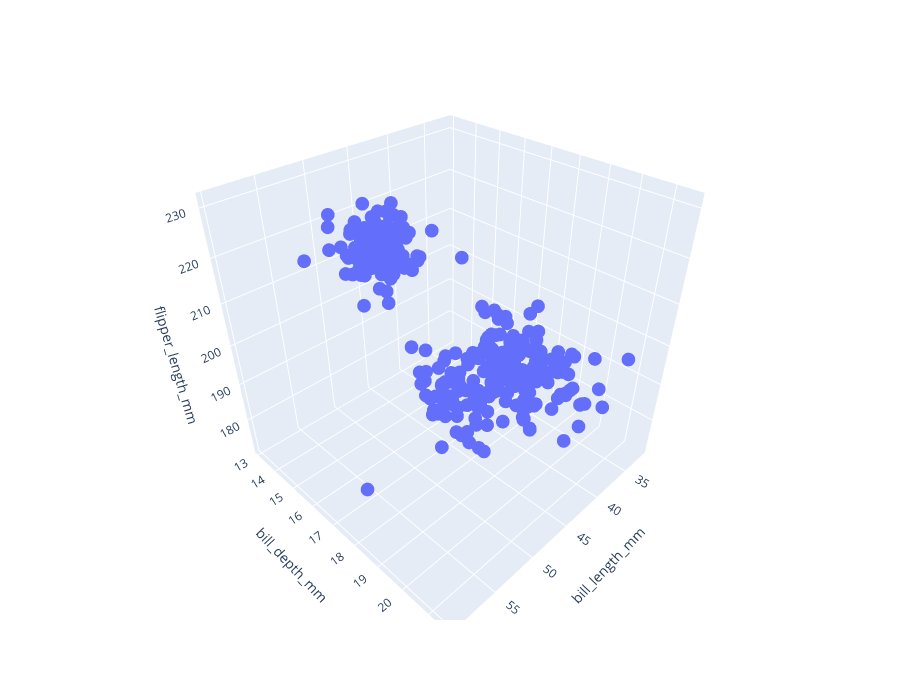

Here is the notebook cell this chart was saved with:
### Markdown cell above
Now visualize the association between our 3 variables.

### Code cell
import plotly.express as px

fig = px.scatter_3d(penguins, x = "bill_length_mm", y = "bill_depth_mm", z = "flipper_length_mm")
fig.update_layout(height=700)

### Figure 1 — Plotly figure (JSON) as saved in the notebook; plotly's stock layout.template omitted (floating-point values rounded to 4 significant figures; data arrays with more than 128 entries replaced by an {"elided": "..."} marker saying what was removed)
{"data": [{"hovertemplate": "bill_length_mm=%{x}<br>bill_depth_mm=%{y}<br>flipper_length_mm=%{z}<extra></extra>", "legendgroup": "", "marker": {"color": "#636efa", "symbol": "circle"}, "mode": "markers", "name": "", "scene": "scene", "showlegend": false, "type": "scatter3d", "x": {"elided": "333 float values"}, "y": {"elided": "333 float values"}, "z": {"elided": "333 int values"}}], "layout": {"height": 700, "legend": {"tracegroupgap": 0}, "margin": {"t": 60}, "scene": {"domain": {"x": [0, 1], "y": [0, 1]}, "xaxis": {"title": {"text": "bill_length_mm"}}, "yaxis": {"title": {"text": "bill_depth_mm"}}, "zaxis": {"title": {"text": "flipper_length_mm"}}}}}
